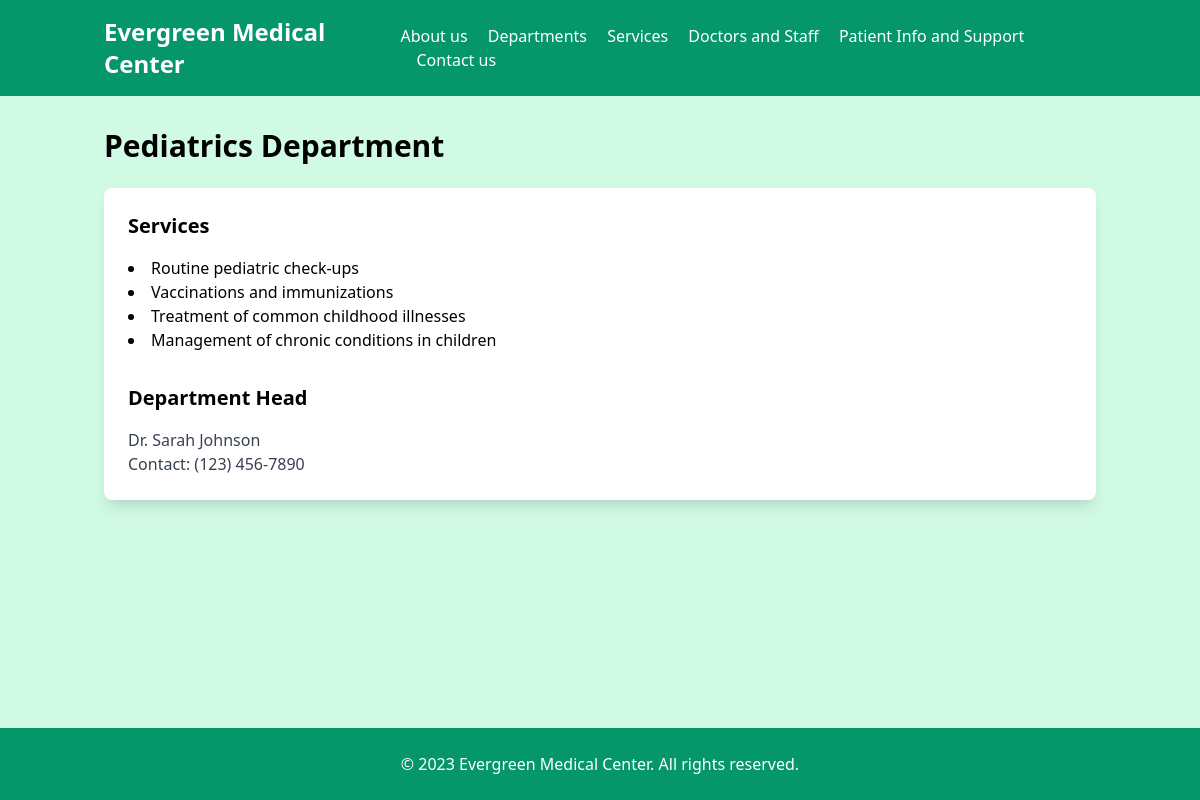
/data/departments/3/, run on the app's committed database.
### hospitaldata/models.py (models this page shows, shortened)
class Department(models.Model):
    dept_name = models.CharField(max_length=100)
    dept_description = models.TextField()
    dept_contact = models.CharField(max_length=100)
    dept_head_name = models.CharField(max_length=100)

class Service(models.Model):
    dept = models.ForeignKey(Department, on_delete=models.CASCADE)
    service_name = models.CharField(max_length=100)

### hospitaldata/views.py (the view)
# urls.py: path('departments/<int:id>/',views.dept_detailpageload)
def dept_detailpageload(request,id):
    services = Service.objects.filter(dept=id)
    dept_name = Department.objects.get(id=id).dept_name
    dept_head = Department.objects.get(id=id).dept_head_name
    dept_contact = Department.objects.get(id=id).dept_contact
    context = {'services': services,'name':dept_name,'head':dept_head,'contact':dept_contact}
    return render (request,"dept_detail.html",context)

### templates/dept_detail.html (shortened to what this page needs)
{% extends 'base.html' %}
{% load static %}
{% block content %}
<div class="container mx-auto px-4 py-8">
    <h2 class="text-3xl font-bold mb-6">{{name}} Department</h2>
    <div class="bg-white shadow-lg rounded-lg p-6">
      <h3 class="text-xl font-bold mb-4">Services</h3>
      <ul class="list-disc list-inside">
        {% for service in services %}
        <li>{{service.service_name}}</li>
        {% endfor %}
      </ul>
      <h3 class="text-xl font-bold mt-8 mb-4">Department Head</h3>
      <p class="text-gray-700">{{head}}</p>
      <p class="text-gray-700">Contact: {{contact}}</p>
    </div>
  </div>
  {% endblock %}

### data on the page
Department: dept_name "Pediatrics", dept_head_name "Dr. Sarah Johnson", dept_contact "(123) 456-7890"
Service: service_name "Routine pediatric check-ups"
Service: service_name "Vaccinations and immunizations"
Service: service_name "Treatment of common childhood illnesses"
Service: service_name "Management of chronic conditions in children"
